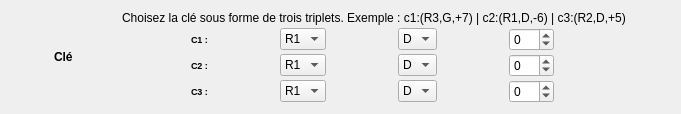
  <widget class="QWidget" name="horizontalLayoutWidget_2">
   <property name="geometry">
    <rect>
     <x>40</x>
     <y>400</y>
     <width>681</width>
     <height>111</height>
    </rect>
   </property>
   <layout class="QHBoxLayout" name="zoneCle">
    <property name="spacing">
     <number>6</number>
    </property>
    <item>
     <widget class="QLabel" name="cleLabel">
      <property name="sizePolicy">
       <sizepolicy hsizetype="Fixed" vsizetype="Fixed">
        <horstretch>0</horstretch>
        <verstretch>0</verstretch>
       </sizepolicy>
      </property>
      <property name="font">
       <font>
        <pointsize>9</pointsize>
        <weight>75</weight>
        <bold>true</bold>
       </font>
      </property>
      <property name="text">
       <string>Clé</string>
      </property>
      <property name="textFormat">
       <enum>Qt::PlainText</enum>
      </property>
     </widget>
    </item>
    <item>
     <layout class="QVBoxLayout" name="verticalLayout">
      <property name="spacing">
       <number>3</number>
      </property>
      <item>
       <widget class="QLabel" name="cleInfo">
        <property name="text">
         <string>Choisez la clé sous forme de trois triplets. Exemple : c1:(R3,G,+7) | c2:(R1,D,-6) | c3:(R2,D,+5)</string>
        </property>
       </widget>
      </item>
      <item>
       <layout class="QHBoxLayout" name="c1">
        <property name="spacing">
         <number>3</number>
        </property>
        <property name="leftMargin">
         <number>0</number>
        </property>
        <property name="topMargin">
         <number>0</number>
        </property>
        <property name="rightMargin">
         <number>0</number>
        </property>
        <property name="bottomMargin">
         <number>0</number>
        </property>
        <item>
         <widget class="QLabel" name="c1_label">
          <property name="sizePolicy">
           <sizepolicy hsizetype="Fixed" vsizetype="Preferred">
            <horstretch>0</horstretch>
            <verstretch>0</verstretch>
           </sizepolicy>
          </property>
          <property name="font">
           <font>
            <pointsize>7</pointsize>
            <weight>75</weight>
            <bold>true</bold>
           </font>
          </property>
          <property name="text">
           <string>C1 :</string>
          </property>
         </widget>
        </item>
        <item>
         <widget class="QComboBox" name="c1_R">
          <property name="sizePolicy">
           <sizepolicy hsizetype="Fixed" vsizetype="Fixed">
            <horstretch>0</horstretch>
            <verstretch>0</verstretch>
           </sizepolicy>
          </property>
          <item>
           <property name="text">
            <string>R1</string>
           </property>
          </item>
          <item>
           <property name="text">
            <string>R2</string>
           </property>
          </item>
          <item>
           <property name="text">
            <string>R3</string>
           </property>
          </item>
         </widget>
        </item>
        <item>
         <widget class="QComboBox" name="c1_DG">
          <property name="sizePolicy">
           <sizepolicy hsizetype="Fixed" vsizetype="Fixed">
            <horstretch>0</horstretch>
            <verstretch>0</verstretch>
           </sizepolicy>
          </property>
          <item>
           <property name="text">
            <string>D</string>
           </property>
          </item>
          <item>
           <property name="text">
            <string>G</string>
           </property>
          </item>
         </widget>
        </item>
        <item>
         <widget class="QSpinBox" name="c1_box">
          <property name="sizePolicy">
           <sizepolicy hsizetype="Fixed" vsizetype="Fixed">
            <horstretch>0</horstretch>
            <verstretch>0</verstretch>
           </sizepolicy>
          </property>
          <property name="minimum">
           <number>-99</number>
          </property>
         </widget>
        </item>
       </layout>
      </item>
      <item>
       <layout class="QHBoxLayout" name="c2">
        <property name="spacing">
         <number>3</number>
        </property>
        <property name="leftMargin">
         <number>0</number>
        </property>
        <property name="topMargin">
         <number>0</number>
        </property>
        <property name="rightMargin">
         <number>0</number>
        </property>
        <property name="bottomMargin">
         <number>0</number>
        </property>
        <item>
         <widget class="QLabel" name="c2_label">
          <property name="sizePolicy">
           <sizepolicy hsizetype="Fixed" vsizetype="Preferred">
            <horstretch>0</horstretch>
            <verstretch>0</verstretch>
           </sizepolicy>
          </property>
          <property name="font">
           <font>
            <pointsize>7</pointsize>
            <weight>75</weight>
            <bold>true</bold>
           </font>
          </property>
          <property name="text">
           <string>C2 :</string>
          </property>
         </widget>
        </item>
        <item>
         <widget class="QComboBox" name="c2_R">
          <property name="sizePolicy">
           <sizepolicy hsizetype="Fixed" vsizetype="Fixed">
            <horstretch>0</horstretch>
            <verstretch>0</verstretch>
           </sizepolicy>
          </property>
          <item>
           <property name="text">
            <string>R1</string>
           </property>
          </item>
          <item>
           <property name="text">
            <string>R2</string>
           </property>
          </item>
          <item>
           <property name="text">
            <string>R3</string>
           </property>
          </item>
         </widget>
        </item>
        <item>
         <widget class="QComboBox" name="c2_DG">
          <property name="sizePolicy">
           <sizepolicy hsizetype="Fixed" vsizetype="Fixed">
            <horstretch>0</horstretch>
            <verstretch>0</verstretch>
           </sizepolicy>
          </property>
          <item>
           <property name="text">
            <string>D</string>
           </property>
          </item>
          <item>
           <property name="text">
            <string>G</string>
           </property>
          </item>
         </widget>
        </item>
        <item>
         <widget class="QSpinBox" name="c2_box">
          <property name="sizePolicy">
           <sizepolicy hsizetype="Fixed" vsizetype="Fixed">
            <horstretch>0</horstretch>
            <verstretch>0</verstretch>
           </sizepolicy>
          </property>
          <property name="minimum">
           <number>-99</number>
          </property>
         </widget>
        </item>
       </layout>
      </item>
      <item>
       <layout class="QHBoxLayout" name="c3">
        <property name="spacing">
         <number>3</number>
        </property>
        <property name="leftMargin">
         <number>0</number>
        </property>
        <property name="topMargin">
         <number>0</number>
        </property>
        <property name="rightMargin">
         <number>0</number>
        </property>
        <property name="bottomMargin">
         <number>0</number>
        </property>
        <item>
         <widget class="QLabel" name="c3_label">
          <property name="sizePolicy">
           <sizepolicy hsizetype="Fixed" vsizetype="Preferred">
            <horstretch>0</horstretch>
            <verstretch>0</verstretch>
           </sizepolicy>
          </property>
          <property name="font">
           <font>
            <pointsize>7</pointsize>
            <weight>75</weight>
            <bold>true</bold>
           </font>
          </property>
          <property name="text">
           <string>C3 :</string>
          </property>
         </widget>
        </item>
        <item>
         <widget class="QComboBox" name="c3_R">
          <property name="sizePolicy">
           <sizepolicy hsizetype="Fixed" vsizetype="Fixed">
            <horstretch>0</horstretch>
            <verstretch>0</verstretch>
           </sizepolicy>
          </property>
          <item>
           <property name="text">
            <string>R1</string>
           </property>
          </item>
          <item>
           <property name="text">
            <string>R2</string>
           </property>
          </item>
          <item>
           <property name="text">
            <string>R3</string>
           </property>
          </item>
         </widget>
        </item>
        <item>
         <widget class="QComboBox" name="c3_DG">
          <property name="sizePolicy">
           <sizepolicy hsizetype="Fixed" vsizetype="Fixed">
            <horstretch>0</horstretch>
            <verstretch>0</verstretch>
           </sizepolicy>
          </property>
          <item>
           <property name="text">
            <string>D</string>
           </property>
          </item>
          <item>
           <property name="text">
            <string>G</string>
           </property>
          </item>
         </widget>
        </item>
        <item>
         <widget class="QSpinBox" name="c3_box">
          <property name="sizePolicy">
           <sizepolicy hsizetype="Fixed" vsizetype="Fixed">
            <horstretch>0</horstretch>
            <verstretch>0</verstretch>
           </sizepolicy>
          </property>
          <property name="minimum">
           <number>-99</number>
          </property>
         </widget>
        </item>
       </layout>
      </item>
     </layout>
    </item>
   </layout>
  </widget>
